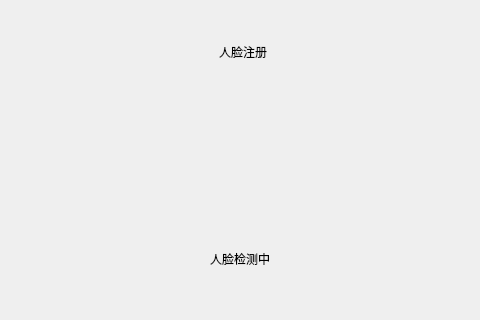
<?xml version="1.0" encoding="UTF-8"?>
<ui version="4.0">
 <class>ui_face_authentication</class>
 <widget class="QMainWindow" name="ui_face_authentication">
  <property name="geometry">
   <rect>
    <x>0</x>
    <y>0</y>
    <width>480</width>
    <height>320</height>
   </rect>
  </property>
  <property name="windowTitle">
   <string>MainWindow</string>
  </property>
  <widget class="QWidget" name="authentication_centralwidget">
   <layout class="QVBoxLayout" name="verticalLayout">
    <property name="spacing">
     <number>0</number>
    </property>
    <property name="leftMargin">
     <number>0</number>
    </property>
    <property name="topMargin">
     <number>0</number>
    </property>
    <property name="rightMargin">
     <number>0</number>
    </property>
    <property name="bottomMargin">
     <number>9</number>
    </property>
    <item>
     <widget class="QWidget" name="face_authentication_title_widget" native="true">
      <property name="styleSheet">
       <string notr="true"/>
      </property>
      <layout class="QHBoxLayout" name="horizontalLayout" stretch="1,1,2,2">
       <property name="spacing">
        <number>6</number>
       </property>
       <property name="leftMargin">
        <number>0</number>
       </property>
       <property name="topMargin">
        <number>0</number>
       </property>
       <property name="rightMargin">
        <number>0</number>
       </property>
       <property name="bottomMargin">
        <number>0</number>
       </property>
       <item alignment="Qt::AlignLeft|Qt::AlignVCenter">
        <widget class="clicked_Label" name="face_authentication_back_btn" native="true">
         <property name="text" stdset="0">
          <string/>
         </property>
        </widget>
       </item>
       <item>
        <spacer name="horizontalSpacer">
         <property name="orientation">
          <enum>Qt::Horizontal</enum>
         </property>
         <property name="sizeHint" stdset="0">
          <size>
           <width>37</width>
           <height>20</height>
          </size>
         </property>
        </spacer>
       </item>
       <item>
        <widget class="QLabel" name="face_authentication_title_label">
         <property name="styleSheet">
          <string notr="true"/>
         </property>
         <property name="text">
          <string>人脸注册</string>
         </property>
         <property name="alignment">
          <set>Qt::AlignCenter</set>
         </property>
        </widget>
       </item>
       <item>
        <spacer name="horizontalSpacer_2">
         <property name="orientation">
          <enum>Qt::Horizontal</enum>
         </property>
         <property name="sizeHint" stdset="0">
          <size>
           <width>78</width>
           <height>20</height>
          </size>
         </property>
        </spacer>
       </item>
      </layout>
     </widget>
    </item>
    <item>
     <widget class="QLabel" name="authentication_bg">
       <property name="styleSheet">
        <string notr="true">qproperty-alignment:AlignCenter;
border-image: url(:/icon/temp_catch.png);</string>
       </property>
     </widget>
    </item>
    <item>
      <widget class="QLabel" name="authentication_label">
         <property name="alignment">
          <set>Qt::AlignCenter</set>
         </property>
       <property name="text">
        <string>人脸检测中</string>
       </property>
      </widget>
    </item>
   </layout>
   
  </widget>
 </widget>
 <customwidgets>
  <customwidget>
   <class>clicked_Label</class>
   <extends>QWidget</extends>
   <header>clicked_label.hpp</header>
  </customwidget>
 </customwidgets>
 <resources/>
 <connections/>
</ui>
